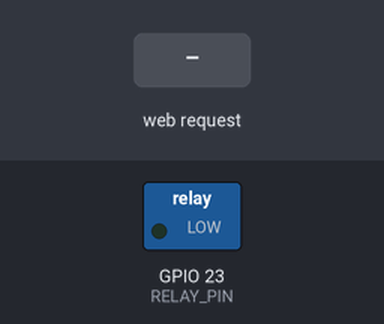
The sketch below on a simulated ESP32. Parts: switched loads named in the sketch (green lamp = pin HIGH). The inputs (shaded band) are chosen by the test bench. WiFi joins after 1.5 s; servers stay silent unless stated; what the sketch prints to the serial monitor is not drawn.

Above: at 2.7 s.
2.8 s: HTTP request GET /ac received
At 4.0 s:
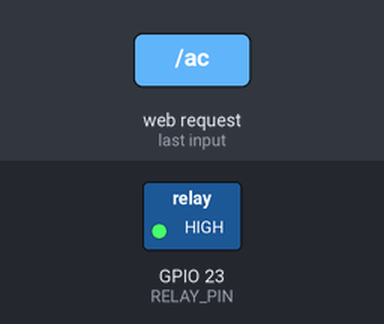
4.3 s: HTTP request GET /kapat received
At 5.2 s:
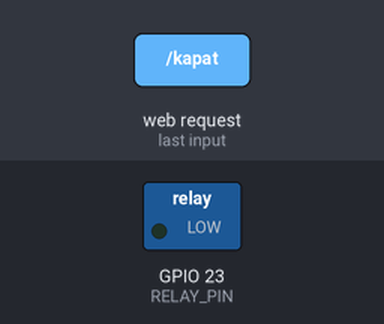
Timing chart, 0 to 7.3 s (numbered marks = the images above; inputs shaded):
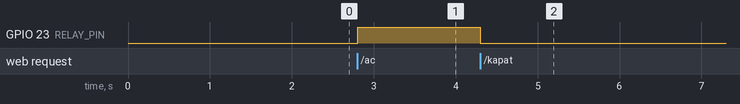

The sketch:

light.ino
```cpp
#include <WiFi.h>

// --- KENDİ BİLGİLERİNİZİ GİRİN ---
const char* ssid = "Kbb-WiLokal";
const char* password = "KbbW1Lokal*";
// ---------------------------------

WiFiServer server(80); // 80 portundan bir sunucu oluştur

#define RELAY_PIN 23 // Rölenin bağlı olduğu pin

void setup() {
  Serial.begin(115200);

  pinMode(RELAY_PIN, OUTPUT);
  digitalWrite(RELAY_PIN, LOW); // Başlangıçta ışık kapalı

  // Wi-Fi'ye bağlan
  Serial.print("Connecting to ");
  Serial.println(ssid);
  WiFi.begin(ssid, password);
  while (WiFi.status() != WL_CONNECTED) {
    delay(500);
    Serial.print(".");
  }

  // Bağlantı başarılı olduğunda IP adresini yazdır
  Serial.println("");
  Serial.println("WiFi connected.");
  Serial.println("IP address: ");
  Serial.println(WiFi.localIP());

  // Sunucuyu başlat
  server.begin();
}

void loop() {
  WiFiClient client = server.available(); // Gelen bir istemci var mı diye dinle

  if (client) {
    Serial.println("New Client.");
    String currentLine = "";
    while (client.connected()) {
      if (client.available()) {
        char c = client.read();
        Serial.write(c);
        if (c == '\n') {
          if (currentLine.length() == 0) {
            // HTTP isteği bitti, cevap gönder
            client.println("HTTP/1.1 200 OK");
            client.println("Content-type:text/html");
            client.println();
            client.println("<html><body><h1>ESP32 Lamba Kontrol</h1></body></html>");
            client.println();
            break;
          } else {
            currentLine = "";
          }
        } else if (c != '\r') {
          currentLine += c;
        }

        // URL'yi kontrol et ve röleyi yönet
        if (currentLine.endsWith("GET /ac")) {
          Serial.println("KOMUT: AC");
          digitalWrite(RELAY_PIN, HIGH);
        }
        if (currentLine.endsWith("GET /kapat")) {
          Serial.println("KOMUT: KAPAT");
          digitalWrite(RELAY_PIN, LOW);
        }
      }
    }
    // Bağlantıyı kapat
    client.stop();
    Serial.println("Client Disconnected.");
  }
}
```

Measured:
- after the input at 2.8 s, GPIO 23 (RELAY_PIN): LOW → HIGH at once
- after the input at 4.3 s, GPIO 23 (RELAY_PIN): HIGH → LOW at once
